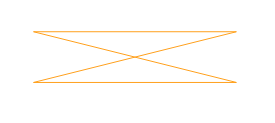

This chart was generated by the following Python code:
import shapefile
h=shapefile.Writer()
h.shapeType 
h.field("kolom1","C")
h.field("kolom2","C") 
h.record("ngek","satu")
h.poly(parts=[[[1,3],[5,3],[1,2],[5,2], [1,3]]],shapeType=shapefile.POLYLINE) 
h.save("hamburger") 